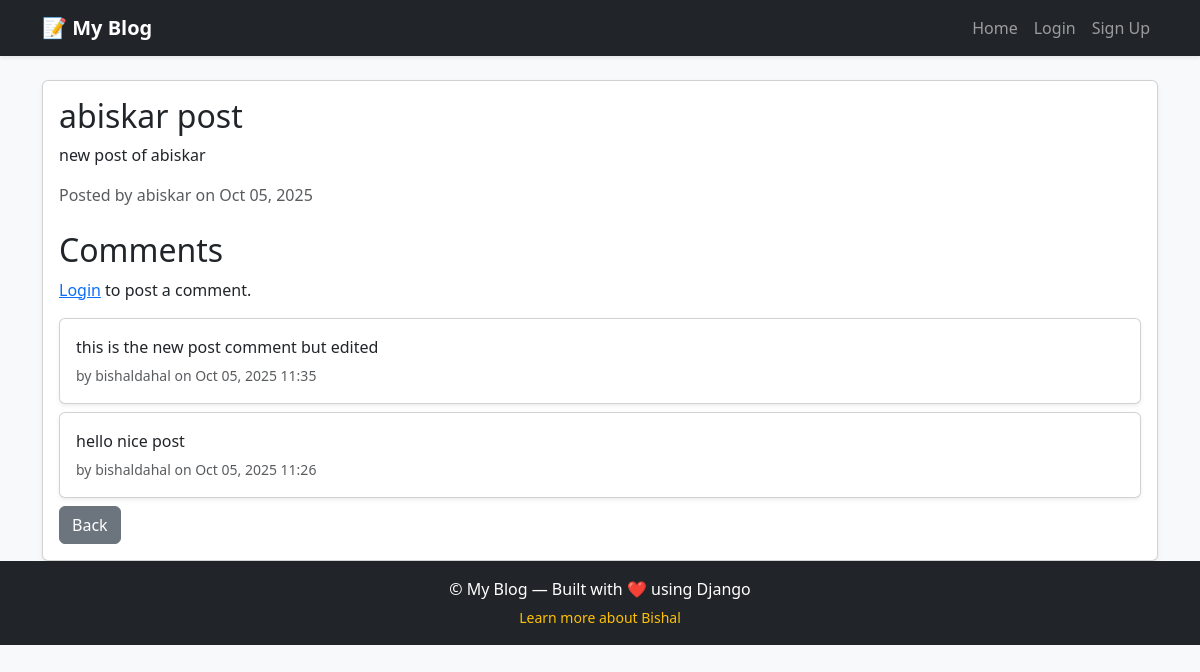
The app's page /post/14/ with its own data.
### blog/models.py (models this page shows, shortened)
class Post(models.Model):
    author = models.ForeignKey(User, on_delete=models.CASCADE)
    title = models.CharField(max_length=100)
    content = models.TextField()
    image = models.ImageField(upload_to='posts/', blank=True, null=True)
    created_at = models.DateTimeField(auto_now_add=True)
    author = models.ForeignKey(User, on_delete=models.CASCADE)

class Comment(models.Model):
    post = models.ForeignKey('POST', on_delete=models.CASCADE,related_name='comments')
    author = models.ForeignKey(User, on_delete=models.CASCADE)
    content = models.TextField()
    created_at = models.DateTimeField(auto_now_add=True)

### blog/views.py (the view)
# urls.py: path("post/<int:post_id>/", views.post_detail, name= "post_detail"),
def post_detail(request, post_id):
    post = get_object_or_404(Post, id=post_id)
    comments = post.comments.all().order_by('-created_at')
    if(request.method == 'POST'):
        if not request.user.is_authenticated:
            return redirect('login')
        form = CommentForm(request.POST)
        if form.is_valid():
            comment = form.save(commit=False)
            comment.post=post
            comment.author = request.user
            comment.save()
            return redirect('post_detail', post_id =post.id)
    else:
        form = CommentForm()
    return render(request, 'blog/post_detail.html', {
        'post': post,
        'comments': comments,
        'form': form
        })

### blog/templates/blog/post_detail.html (shortened to what this page needs)
{% extends "layout.html" %}
{% block content %}
<div class="card shadow-sm">
  <div class="card-body">
    <h2>{{ post.title }}</h2>
    <p>{{ post.content }}</p>
    <p class="text-muted">Posted by {{ post.author.username }} on {{ post.created_at|date:"M d, Y" }}</p>
<h2 class="mt-4">Comments</h2>
{% if user.is_authenticated %}
  <form method="POST" class="mb-4">
    {% csrf_token %}
    {{ form.content }}
    <button type="submit" class="btn btn-primary mt-2">Add Comment</button>
  </form>
{% else %}
  <p><a href="{% url 'login' %}">Login</a> to post a comment.</p>
{% endif %}
{% for comment in comments %}
  <div class="card mb-2 shadow-sm">
    <div class="card-body">
      <p class="mb-1">{{ comment.content }}</p>
      <small class="text-muted">by {{ comment.author.username }} on {{ comment.created_at|date:"M d, Y H:i" }}</small>
    </div>
  </div>
{% empty %}
  <p>No comments yet.</p>
{% endfor %}
    <a href="{% url 'post_list' %}" class="btn btn-secondary">Back</a>
  </div>
</div>
{% endblock %}

### records on screen
Post: title "abiskar post", content "new post of abiskar", author.username "abiskar", created_at "Oct 05, 2025"
Comment: content "this is the new post comment but edited", author.username "bishaldahal", created_at "Oct 05, 2025 11:35"
Comment: content "hello nice post", author.username "bishaldahal", created_at "Oct 05, 2025 11:26"
